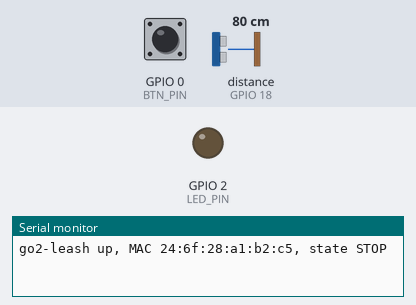
A sketch run on a simulated ESP32. Shown: output pins drawn as LEDs (lit = HIGH), the last lines printed to the serial monitor. Wiring (inferred from the names in the program): ultrasonic range finder: trigger GPIO 5; echo GPIO 18. Inputs (shaded band) come from the test bench; at power-on: GPIO 0 (BTN_PIN) HIGH, distance to the obstacle (sensor on GPIO 18) 80 cm. The echo pulse lasts 58.3 µs per cm; nothing arrives over Bluetooth unless stated; pins used as bus, display or sensor lines are not drawn.

Above: at 1.2 s.
1.3 s: GPIO 0 (BTN_PIN) pulled LOW for 0.15 s
At 2.1 s:
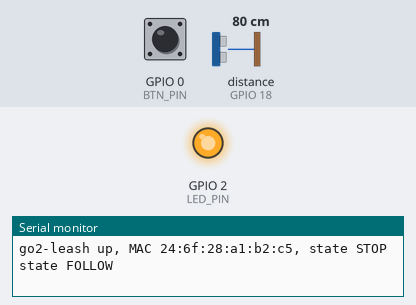
4.9 s: GPIO 0 (BTN_PIN) pulled LOW for 1 s
At 6.0 s:
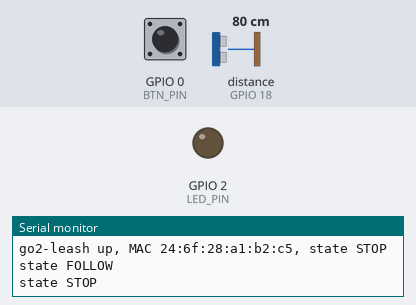
7.4 s: GPIO 0 (BTN_PIN) pulled LOW for 3.2 s
At 7.9 s:
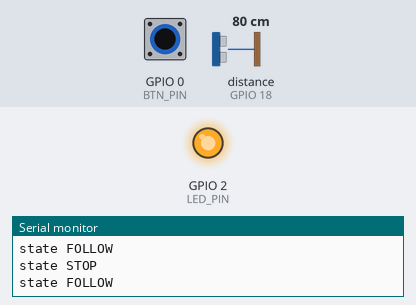
Timing chart, 0 to 10.4 s (numbered marks = the images above; inputs shaded):
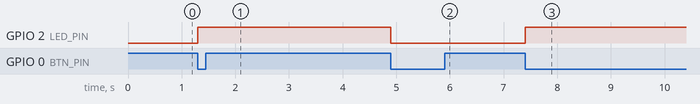

The sketch:

go2_leash.ino
```cpp
// go2_leash — BLE "leash" + one-gesture remote for the Go2 / dimOS on the Pi.
// Advertises as "go2-leash" ~10x/s. Manufacturer data = FF FF <state> <seq> <posture> <cm> <count>
//   state:   1 = FOLLOW, 0 = STOP (BOOT button GPIO0 toggles; LED GPIO2 on = FOLLOW). Boots in STOP.
//   posture: 0 = no command yet · 1 = SIT · 2 = STAND. One gesture: hold a hand 5–40 cm over the sensor
//            for HOLD_MS -> posture flips (first flip = SIT, since the dog is normally standing).
//            The hand must then be away for REARM_MS before the next flip, so a held hand never repeats.
//   cm:      latest hand distance (0 = no echo). count: increments on every flip (the Pi acts on a new count).
// Wiring (same as wave_follow / distance_dexterity): TK50/HC-SR04 VCC->3V3, GND->GND, TRIG->GPIO5, ECHO->GPIO18.
// BUTTON_FLIPS_POSTURE (build flag, default 0): BOOT flips posture like a gesture instead of toggling
// FOLLOW/STOP; state = 1 while BOOT is held (hold-to-walk dead-man for the phone app), and the LED is on
// while posture = SIT. It also reads bare touch pins (no wiring; the slider/theremin layout, measured on
// our first board): a finger on the G32-G13 edge = state 1 (forward), on G4/G15 = state 2 (backward),
// both edges = 0. Release reads as 0 at once. Do not touch the pins during boot (baseline). The sonar is
// skipped in this mode. For a bare board (no sensor):
//   arduino-cli compile --fqbn esp32:esp32:esp32 --build-property "build.extra_flags=-DBUTTON_FLIPS_POSTURE=1" go2_leash
#include <BLEDevice.h>
#include <BLEAdvertising.h>

#ifndef BUTTON_FLIPS_POSTURE
#define BUTTON_FLIPS_POSTURE 0
#endif

const int BTN_PIN = 0, LED_PIN = 2, TRIG_PIN = 5, ECHO_PIN = 18;
const unsigned long ADV_UPDATE_MS = 100, DEBOUNCE_MS = 250, PING_MS = 60;
const unsigned long ECHO_TIMEOUT_US = 30000, TRIGGER_PULSE_US = 500;  // TK50 needs the long trigger
const unsigned long HOLD_MS = 500;   // hand present this long -> flip
const unsigned long REARM_MS = 500;  // hand absent this long -> ready for the next flip
const int MISS_TOLERANCE = 3;        // consecutive missed echoes before the hand counts as gone
const float MIN_CM = 5.0, MAX_CM = 40.0;

BLEAdvertising *adv;
uint8_t state = 0, seq = 0, posture = 0, cmByte = 0, count = 0;
bool handPresent = false, armed = true;
int misses = 0;
unsigned long presentSince = 0, absentSince = 0, lastUpdate = 0, lastPress = 0, lastPing = 0;
int lastBtn = HIGH;

#if BUTTON_FLIPS_POSTURE
const int FWD_PADS[] = {32, 33, 27, 14, 12, 13};   // one edge, as measured for the slider
const int BACK_PADS[] = {4, 15};                   // the other edge (G2 is the LED, G0 is BOOT)
const int NFWD = sizeof(FWD_PADS) / sizeof(FWD_PADS[0]), NBACK = sizeof(BACK_PADS) / sizeof(BACK_PADS[0]);
const float ON_FRAC = 0.35f;                       // touched below 35% of baseline (~95% drop measured)
const unsigned long TOUCH_MS = 20;
int fwdBase[NFWD], backBase[NBACK];
int touchAgree = 0, touchDir = 0, candDir = 0;
unsigned long lastTouch = 0;

bool anyTouched(const int *pins, const int *base, int n) {
  for (int i = 0; i < n; i++) if (touchRead(pins[i]) < base[i] * ON_FRAC) return true;
  return false;
}

void calibrateTouch() {
  long f[NFWD] = {0}, k[NBACK] = {0};
  for (int r = 0; r < 40; r++) {
    for (int i = 0; i < NFWD; i++) f[i] += touchRead(FWD_PADS[i]);
    for (int i = 0; i < NBACK; i++) k[i] += touchRead(BACK_PADS[i]);
    delay(20);
  }
  for (int i = 0; i < NFWD; i++) fwdBase[i] = f[i] / 40;
  for (int i = 0; i < NBACK; i++) backBase[i] = k[i] / 40;
  Serial.print("touch baselines fwd");
  for (int i = 0; i < NFWD; i++) Serial.printf(" G%d=%d", FWD_PADS[i], fwdBase[i]);
  Serial.print(" back");
  for (int i = 0; i < NBACK; i++) Serial.printf(" G%d=%d", BACK_PADS[i], backBase[i]);
  Serial.println();
}

// 1 forward, 2 backward, 0 none. Two agreeing reads to start; release is immediate.
void readTouch(unsigned long now) {
  if (now - lastTouch < TOUCH_MS) return;
  lastTouch = now;
  bool f = anyTouched(FWD_PADS, fwdBase, NFWD), k = anyTouched(BACK_PADS, backBase, NBACK);
  int d = (f && !k) ? 1 : (k && !f) ? 2 : 0;
  if (d == 0) { touchDir = 0; touchAgree = 0; candDir = 0; return; }
  if (d == candDir) touchAgree++; else { candDir = d; touchAgree = 1; }
  if (touchAgree >= 2 && touchDir != d) {
    touchDir = d;
    Serial.printf("touch -> %s\n", d == 1 ? "FORWARD" : "BACKWARD");
  }
}
#endif

float readCm() {
  digitalWrite(TRIG_PIN, LOW); delayMicroseconds(4);
  digitalWrite(TRIG_PIN, HIGH); delayMicroseconds(TRIGGER_PULSE_US);
  digitalWrite(TRIG_PIN, LOW);
  unsigned long us = pulseIn(ECHO_PIN, HIGH, ECHO_TIMEOUT_US);
  return us ? us / 58.0 : 0;
}

void setAdvData() {
  BLEAdvertisementData d;
  d.setFlags(0x06);
  d.setName("go2-leash");
  String m;
  m += (char)0xFF; m += (char)0xFF; m += (char)state; m += (char)seq; m += (char)posture; m += (char)cmByte; m += (char)count;
  d.setManufacturerData(m);
  adv->setAdvertisementData(d);
}

void setup() {
  Serial.begin(115200);
  pinMode(BTN_PIN, INPUT_PULLUP);
  pinMode(LED_PIN, OUTPUT); digitalWrite(LED_PIN, LOW);
  pinMode(TRIG_PIN, OUTPUT); pinMode(ECHO_PIN, INPUT);
  BLEDevice::init("go2-leash");
  adv = BLEDevice::getAdvertising();
  adv->setMinInterval(0x50);
  adv->setMaxInterval(0xA0);
  setAdvData();
  adv->start();
#if BUTTON_FLIPS_POSTURE
  calibrateTouch();
#endif
  Serial.printf("go2-leash up, MAC %s, state STOP\n", BLEDevice::getAddress().toString().c_str());
}

void loop() {
  unsigned long now = millis();

  int b = digitalRead(BTN_PIN);
#if BUTTON_FLIPS_POSTURE
  readTouch(now);
  state = (b == LOW) ? 1 : touchDir;   // raw held state, no debounce: release must stop at once
#endif
  if (b == LOW && lastBtn == HIGH && now - lastPress >= DEBOUNCE_MS) {
    lastPress = now;
#if BUTTON_FLIPS_POSTURE
    posture = (posture == 1) ? 2 : 1;
    count++;
    digitalWrite(LED_PIN, posture == 1 ? HIGH : LOW);
    Serial.printf("button flip -> %s (#%u)\n", posture == 1 ? "SIT" : "STAND", count);
#else
    state = !state;
    digitalWrite(LED_PIN, state ? HIGH : LOW);
    Serial.printf("state %s\n", state ? "FOLLOW" : "STOP");
#endif
  }
  lastBtn = b;

  if (!BUTTON_FLIPS_POSTURE && now - lastPing >= PING_MS) {
    lastPing = now;
    float cm = readCm();
    cmByte = (cm > 0 && cm < 255) ? (uint8_t)cm : 0;
    bool inBand = cm >= MIN_CM && cm <= MAX_CM;
    misses = inBand ? 0 : misses + 1;
    bool present = inBand || (handPresent && misses < MISS_TOLERANCE);
    if (present && !handPresent) presentSince = now;
    if (!present && handPresent) absentSince = now;
    handPresent = present;
    if (!handPresent && !armed && now - absentSince >= REARM_MS) armed = true;
    if (handPresent && armed && now - presentSince >= HOLD_MS) {
      armed = false;
      posture = (posture == 1) ? 2 : 1;
      count++;
      Serial.printf("flip -> %s (#%u, %.0f cm)\n", posture == 1 ? "SIT" : "STAND", count, cm);
    }
  }

  if (now - lastUpdate >= ADV_UPDATE_MS) {
    lastUpdate = now;
    seq++;
    adv->stop();
    setAdvData();
    adv->start();
  }
}
```

Measured:
- after the input at 1.3 s, GPIO 2 (LED_PIN): LOW → HIGH at once
- after the input at 4.9 s, GPIO 2 (LED_PIN): HIGH → LOW at once
- after the input at 7.4 s, GPIO 2 (LED_PIN): LOW → HIGH at once
